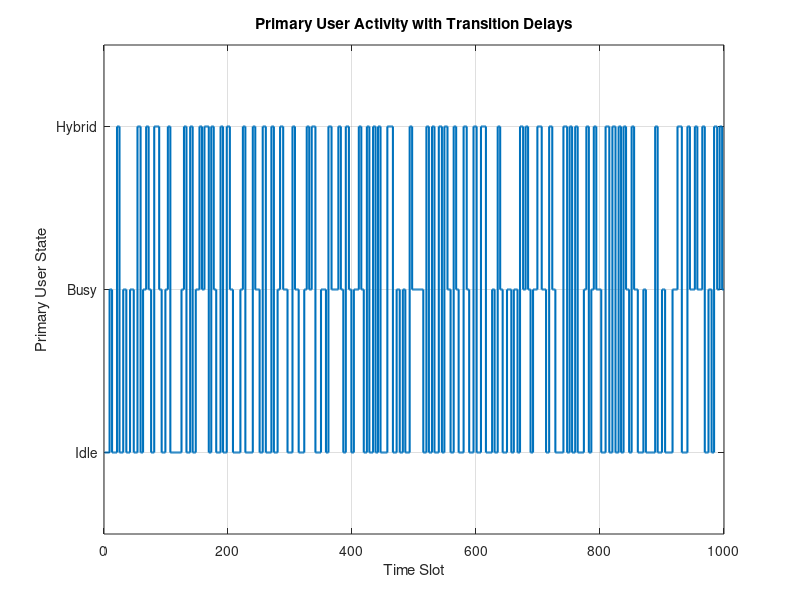

Reproduce this figure in MATLAB. (Note: this script raises an error after producing the figure.)
% Complete code for generating spectrum occupancy dataset with transition delays

%% 1. Generate Primary User Activity with Transition Delays
% Number of time slots
N = 1000;

% States: 0 = Idle, 1 = Busy, 2 = Hybrid
states = [0, 1, 2];

% Transition Probability Matrix
P = [0.7, 0.1, 0.2;   % From Idle
     0.2, 0.6, 0.2;   % From Busy
     0.3, 0.3, 0.4];  % From Hybrid

% Transition delay (in time slots)
transition_delay = 3;  % Adjust based on your requirements

% Initialize variables
PU_state = zeros(1, N);
current_state = randi([0, 2]);  % Initial state
PU_state(1) = current_state;
transition_counter = 0;
target_state = current_state;

% Simulate with transition delays
for t = 2:N
    if transition_counter > 0
        % In transition: maintain current state
        PU_state(t) = PU_state(t-1);
        transition_counter = transition_counter - 1;
        
        % Apply new state when delay completes
        if transition_counter == 0
            PU_state(t) = target_state;
            current_state = target_state;
        end
    else
        % Determine next state using transition matrix
        next_state = randsample(states, 1, true, P(current_state + 1, :));
        
        if next_state ~= current_state
            % Initiate transition
            transition_counter = transition_delay;
            target_state = next_state;
            PU_state(t) = current_state;  % Stay in current state during transition
        else
            % No state change needed
            PU_state(t) = current_state;
        end
    end
end

% Plot the result with transition delays
figure;
stairs(PU_state, 'LineWidth', 1.5);
ylim([-0.5, 2.5]);
yticks([0 1 2]);
yticklabels({'Idle', 'Busy', 'Hybrid'});
xlabel('Time Slot');
ylabel('Primary User State');
title('Primary User Activity with Transition Delays');
grid on;

%% 2. Extract Features and Create Dataset

% Create timestamped dataset
timesteps = 1:N;
PU_state_data = PU_state';

% Feature 1: Time since last state change
time_since_change = zeros(N, 1);
count = 0;
prev_state = PU_state(1);
for i = 1:N
    if PU_state(i) == prev_state
        count = count + 1;
    else
        count = 0;
        prev_state = PU_state(i);
    end
    time_since_change(i) = count;
end

% Feature 2: Create sliding window features (last 5 states)
window_size = 5;
window_features = zeros(N, window_size);
for i = 1:N
    for j = 1:window_size
        if i-j+1 > 0
            window_features(i,j) = PU_state(i-j+1);
        end
    end
end

% Feature 3: Calculate transition probabilities in local windows
window_length = 50;
local_transition_probs = zeros(N, 9); % 3x3 transition matrix flattened
for i = window_length:N
    window_states = PU_state(i-window_length+1:i);
    
    % Calculate local transition probabilities
    local_P = zeros(3,3);
    for j = 2:length(window_states)
        from_state = window_states(j-1) + 1; % +1 for MATLAB indexing
        to_state = window_states(j) + 1;     % +1 for MATLAB indexing
        local_P(from_state, to_state) = local_P(from_state, to_state) + 1;
    end
    
    % Normalize
    for j = 1:3
        if sum(local_P(j,:)) > 0
            local_P(j,:) = local_P(j,:) / sum(local_P(j,:));
        end
    end
    
    % Flatten to feature vector
    local_transition_probs(i,:) = reshape(local_P, 1, 9);
end

% Feature 4: Channel occupancy rate in last window
occupancy_rate = zeros(N, 3);
for i = window_length:N
    window_states = PU_state(i-window_length+1:i);
    for j = 0:2
        occupancy_rate(i,j+1) = sum(window_states == j) / window_length;
    end
end

% Feature 5: Is the system currently in transition? (binary feature)
in_transition = zeros(N, 1);
for i = 2:N
    if PU_state(i) == PU_state(i-1) && time_since_change(i) < transition_delay
        in_transition(i) = 1;
    end
end

% Feature 6: Next state prediction target
next_state = [PU_state(2:end), PU_state(end)];

% Combine all features
base_features = [timesteps', PU_state_data, time_since_change, in_transition, window_features];
advanced_features = [local_transition_probs, occupancy_rate];
targets = next_state';

% Complete dataset with all features
full_dataset = [base_features, advanced_features, targets];

%% 3. Save Dataset to CSV

% Define column headers
base_headers = {'TimeSlot', 'PU_State', 'TimeSinceChange', 'InTransition'};
window_headers = cell(1, window_size);
for i = 1:window_size
    window_headers{i} = ['PreviousState_', num2str(i)];
end

transition_headers = cell(1, 9);
for i = 1:3
    for j = 1:3
        transition_headers{(i-1)*3+j} = sprintf('Trans_From%d_To%d', i-1, j-1);
    end
end

occupancy_headers = cell(1, 3);
for i = 1:3
    occupancy_headers{i} = sprintf('OccupancyRate_State%d', i-1);
end

target_header = {'NextState'};

% Combine all headers
all_headers = [base_headers, window_headers, transition_headers, occupancy_headers, target_header];

% Create table and save to CSV
T = array2table(full_dataset, 'VariableNames', all_headers);
writetable(T, 'spectrum_occupancy_dataset.csv');

% Split into training and testing sets (80/20 split)
split_point = floor(0.8 * N);
train_data = full_dataset(1:split_point, :);
test_data = full_dataset(split_point+1:end, :);

% Save training and testing datasets
train_table = array2table(train_data, 'VariableNames', all_headers);
test_table = array2table(test_data, 'VariableNames', all_headers);
writetable(train_table, 'spectrum_train_data.csv');
writetable(test_table, 'spectrum_test_data.csv');

fprintf('Dataset generation complete!\n');
fprintf('Full dataset: %d samples with %d features\n', size(full_dataset, 1), size(full_dataset, 2)-1);
fprintf('Training data: %d samples\n', size(train_data, 1));
fprintf('Testing data: %d samples\n', size(test_data, 1));
fprintf('Files saved: spectrum_occupancy_dataset.csv, spectrum_train_data.csv, spectrum_test_data.csv\n');
